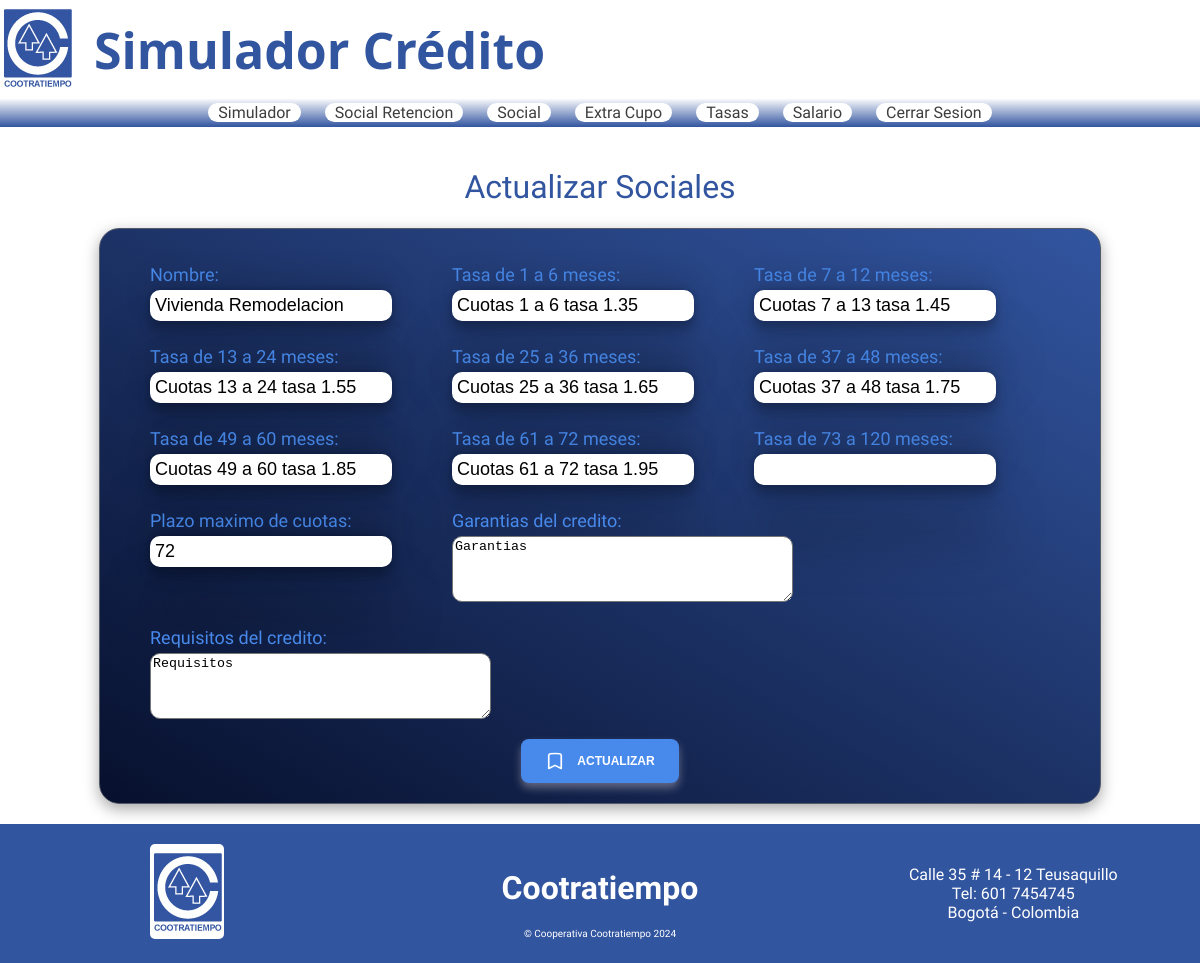
Page /sociales/2/update/ (signed in) on the earlier database version.
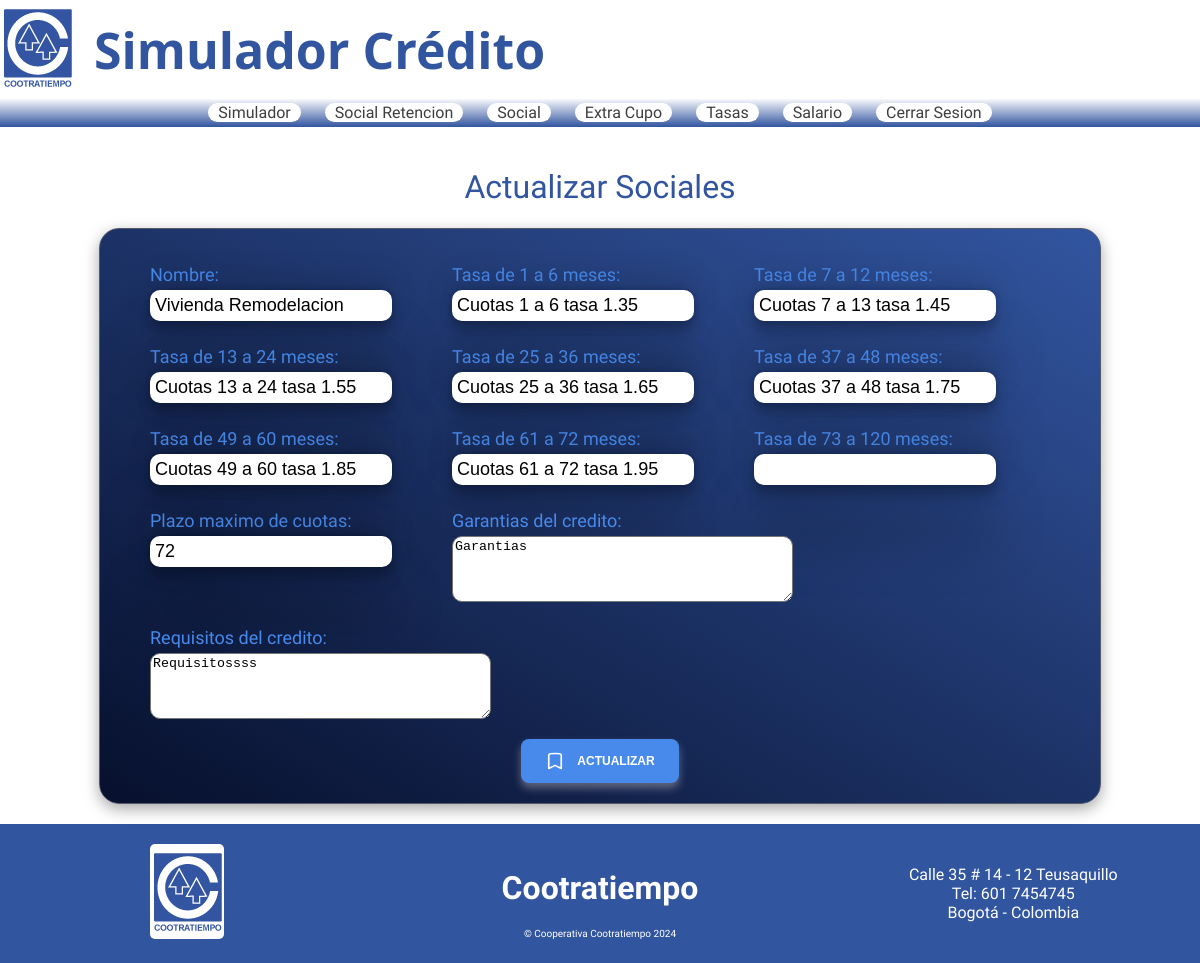
Same page on the later database version.
### simulador/models.py (models this page shows, shortened)
class Sociales(models.Model):
    name = models.CharField(max_length=100, unique=True)
    rango1 = models.CharField(max_length=200)
    rango2 = models.CharField(max_length=200)
    rango3 = models.CharField(max_length=200)
    rango4 = models.CharField(max_length=200, null=True, blank=True)
    rango5 = models.CharField(max_length=200, null=True, blank=True)
    rango6 = models.CharField(max_length=200, null=True, blank=True)
    rango7 = models.CharField(max_length=200, null=True, blank=True)
    rango8 = models.CharField(max_length=200, null=True, blank=True)
    plazoMax = models.IntegerField()
    garantia = models.TextField(max_length=500)
    requisitos = models.TextField(max_length=500)

### simulador/views.py (the view)
# urls.py: path('sociales/<int:id>/update/', views.update_social, name="sociales_update"),
@login_required
def update_social(request, id):
    sociales = get_object_or_404(Sociales, id=id)
    if request.method == 'POST':
        form = SocialesForm(request.POST, instance=sociales)
        if form.is_valid():
            form.save()
            return redirect('/sociales')
    else:
        form = SocialesForm(instance=sociales)
    return render(request, 'sociales/updatesociales.html', {'form': form})

### simulador/forms.py
class SocialesForm(forms.ModelForm):
    class Meta:
        model = Sociales
        fields = ['name', 'rango1', 'rango2', 'rango3', 'rango4', 'rango5', 'rango6', 'rango7', 'rango8', 'plazoMax', 'garantia', 'requisitos']
        labels = {
            'name': 'Nombre',
            'rango1': 'Tasa de 1 a 6 meses',
            'rango2': 'Tasa de 7 a 12 meses',
            'rango3': 'Tasa de 13 a 24 meses',
            'rango4': 'Tasa de 25 a 36 meses',
            'rango5': 'Tasa de 37 a 48 meses',
            'rango6': 'Tasa de 49 a 60 meses',
            'rango7': 'Tasa de 61 a 72 meses',
            'rango8': 'Tasa de 73 a 120 meses',
            'plazoMax': 'Plazo maximo de cuotas',
            'garantia': 'Garantias del credito',
            'requisitos': 'Requisitos del credito'
        }

### simulador/templates/sociales/updatesociales.html (shortened to what this page needs)
{% extends "base.html" %}
{% load static %}
{% load humanize %}
{% block styles %}
    <link href="{% static "css/deudaaporte/deudaaporte.css" %}" rel="stylesheet">
{% endblock styles %}
{% block content %}
<div class="update-form">
    <h1>Actualizar Sociales</h1>
    <form method="POST">
        <div class="form">
            {{form.as_p}}
        </div>
        <button class="save" type="submit">
            <svg
            aria-hidden="true"
            stroke="currentColor"
            stroke-width="2"
            viewBox="0 0 24 24"
            fill="none"
            xmlns="http://www.w3.org/2000/svg"
          >
            <path
              d="M17.593 3.322c1.1.128 1.907 1.077 1.907 2.185V21L12 17.25 4.5 21V5.507c0-1.108.806-2.057 1.907-2.185a48.507 48.507 0 0111.186 0z"
              stroke-linejoin="round"
              stroke-linecap="round"
            ></path>
          </svg>Actualizar</button>
    </form>
</div>
{% endblock content %}

Differences in the rows shown:
changed Sociales "Vivienda Remodelacion": requisitos "Requisitos" → "Requisitossss"
